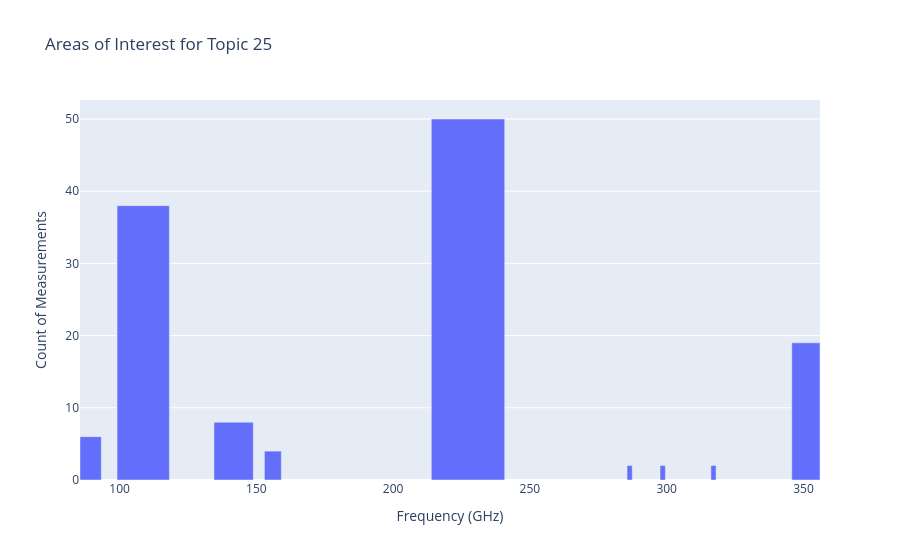

The code cell stored with this chart in its notebook:
### Code cell
plot_topic_clusters(topic_cluster_stats, 25)

### Figure 1 — Plotly figure (JSON) as saved in the notebook; plotly's stock layout.template omitted (floating-point values rounded to 4 significant figures)
{"data": [{"type": "bar", "width": [1.94, 6.18, 7.79, 1.885, 1.9, 4.38, 19.12, 14.38, 26.83, 10.31], "x": [298.5, 156.0, 89.43, 317.1, 286.5, 102.5, 108.6, 141.7, 227.4, 350.9], "y": [2, 4, 6, 2, 2, 6, 38, 8, 50, 19]}], "layout": {"title": {"text": "Areas of Interest for Topic 25"}, "xaxis": {"title": {"text": "Frequency (GHz)"}}, "yaxis": {"title": {"text": "Count of Measurements"}}}}
